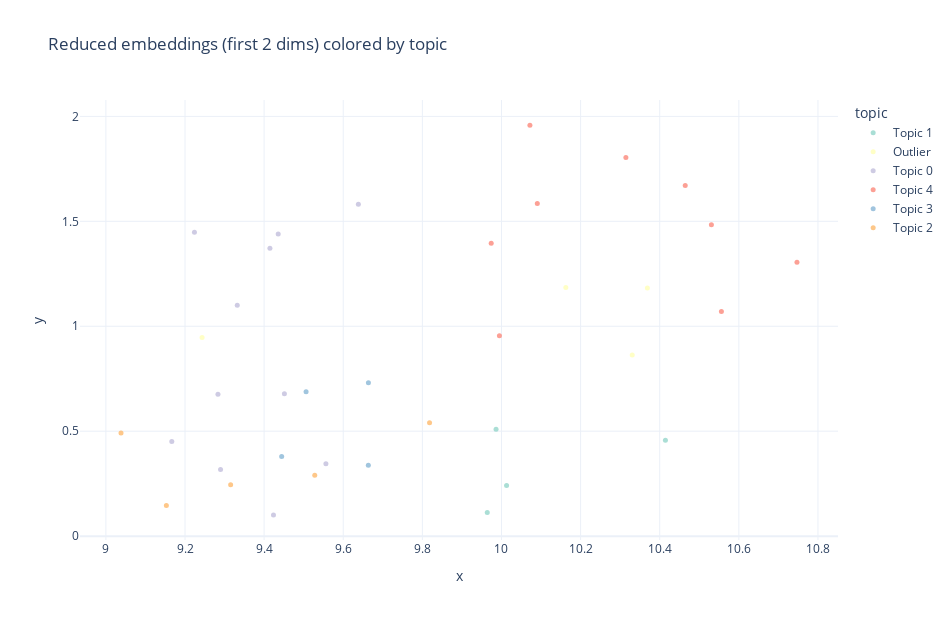
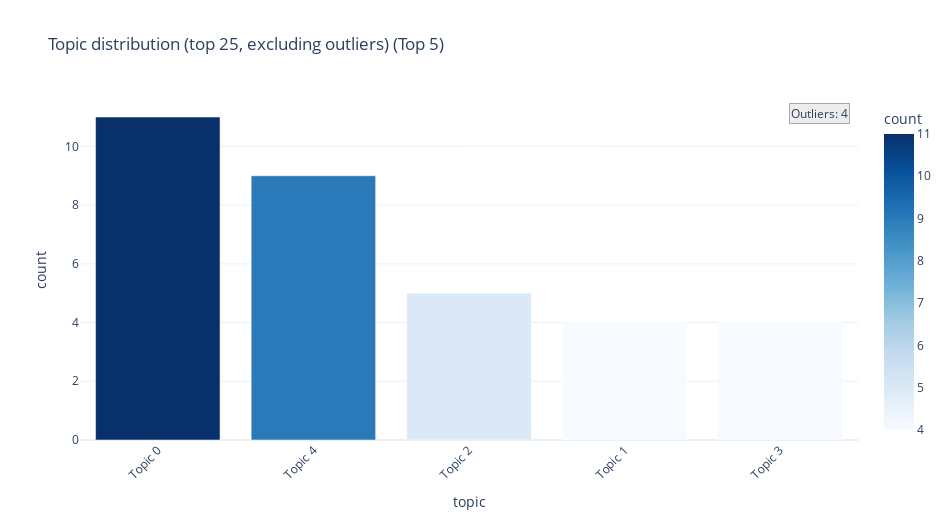
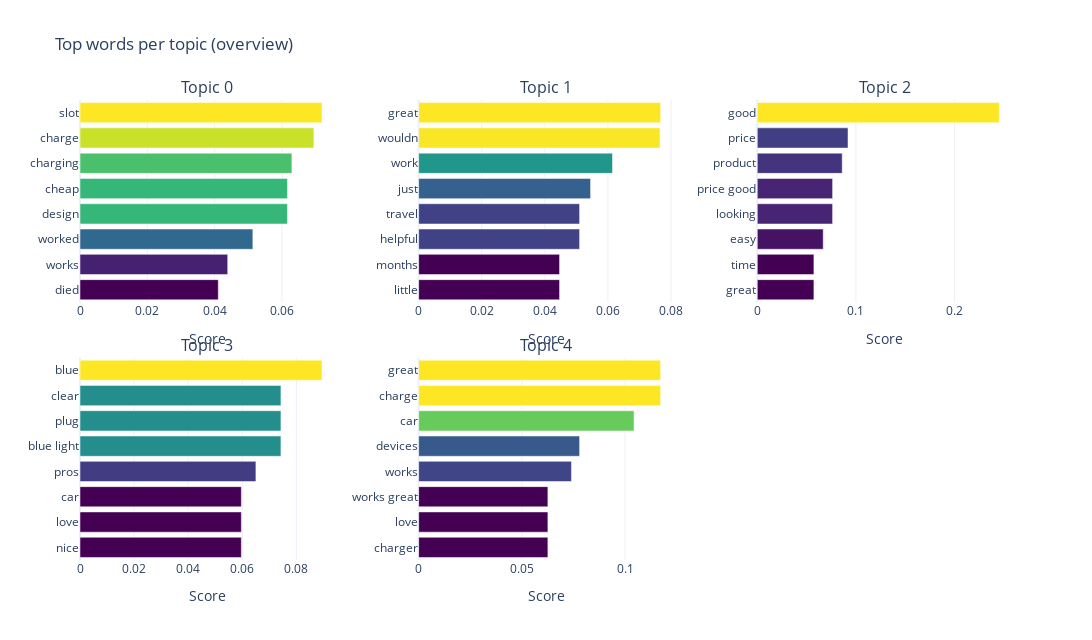
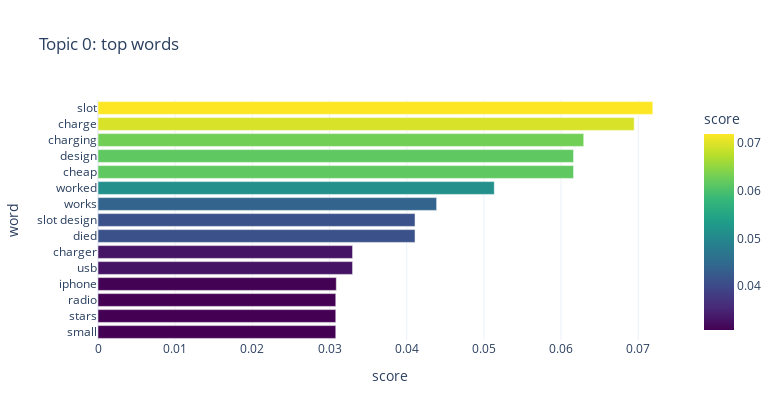

Source (notebook cell) for these figures, in order:
### Code cell
from src.model.visualize import TopicVisualizer

vis = TopicVisualizer(template="plotly_white")

fig_scatter = vis.plot_embeddings_2d(
    embeddings=reduced_embeddings,          # shape (n_docs, >=2)
    labels=clusters_labels,                # shape (n_docs,)
    hover_text=docs,                       # optional: show doc snippets on hover
    title="Reduced embeddings (first 2 dims) colored by topic",
    random_state=config.SEED,
)
fig_scatter.show()


fig_dist = vis.plot_topic_distribution(
    labels=clusters_labels,
    top_n=25,
    title="Topic distribution (top 25, excluding outliers)",
)
fig_dist.show()

fig_grid = vis.plot_topics_words_grid(
    topic_words=topic_words_,
    n_topics=9,
    n_words=8,
    n_cols=3,
    title="Top words per topic (overview)",
)
fig_grid.show()


labels_np = np.asarray(clusters_labels)
unique, counts = np.unique(labels_np[labels_np >= 0], return_counts=True)
top_topic_id = int(unique[np.argmax(counts)]) if len(unique) else 0

fig_topic = vis.plot_topic_words(
    topic_words=topic_words_,
    topic_id=top_topic_id,
    n_words=15,
    title=f"Topic {top_topic_id}: top words",
)
fig_topic.show()

### Figure 1 — Plotly figure (JSON) as saved in the notebook; plotly's stock layout.template omitted (floating-point values rounded to 4 significant figures)
{"data": [{"customdata": [["Surprisingly, this inexpensive version works just as well and just as reliably as the expensive variety. It has been wor..."], ["I bought this a little skeptical. After I tried it I bought two more. It works great and so far it has lasted for about ..."], ["I've bough a munch of different things like this over the years. Most wouldn't stay in the jack, or would give out after..."], ["I have several of these, from various retailers, all the same, each made in some anonymous Chinese factory, all exactly ..."]], "hovertemplate": "topic=Topic 1<br>x=%{x}<br>y=%{y}<br>text=%{customdata[0]}<extra></extra>", "legendgroup": "Topic 1", "marker": {"color": "rgb(141,211,199)", "opacity": 0.75, "size": 5, "symbol": "circle"}, "mode": "markers", "name": "Topic 1", "orientation": "v", "showlegend": true, "type": "scatter", "x": [10.01, 9.964, 10.41, 9.986], "xaxis": "x", "y": [0.2413, 0.1133, 0.4568, 0.5091], "yaxis": "y"}, {"customdata": [["I have tested this against the griffin dual output unit.I checked the charging current.This unit was charging my galaxy ..."], ["just what you need, I am always having to charge my phone and then find I have another item to charge also."], ["I have several chargers. Have more than one vehicle so I keep more than one of these in each. Nothing more frustrating t..."], ["works great and charges ipads, tablets, smartphones as well as bluetooth speakers and headsets. I would recommend it to ..."]], "hovertemplate": "topic=Outlier<br>x=%{x}<br>y=%{y}<br>text=%{customdata[0]}<extra></extra>", "legendgroup": "Outlier", "marker": {"color": "rgb(255,255,179)", "opacity": 0.75, "size": 5, "symbol": "circle"}, "mode": "markers", "name": "Outlier", "orientation": "v", "showlegend": true, "type": "scatter", "x": [9.243, 10.37, 10.33, 10.16], "xaxis": "x", "y": [0.9467, 1.182, 0.8635, 1.185], "yaxis": "y"}, {"customdata": [["It worked great for the first couple of weeks then it just stopped completely.. so basically a small waste of money."], ["does not have the need amps to charge things like ipads, or hp touchpads. but its super small and compact."], ["I am disappointed that the 1A didn't work with my iPad. That's what I get for buying a cheap adapter."], ["This is a nice charger but you can tell it was made cheaply in China. When it is charging the phone, the car radio gets ..."], ["After a week only one side works"], ["Only works one side at a time. When you connect two cables, one side stop working and also overheated burning the fuses...."], ["Didn't last very long. Worked great when it worked but it is a cheap piece of plastic crap so I shouldn't have expected ..."], ["I bought this so that I could use and charge my Tab at the same time. My tab does not recognize the high power port and ..."], ["I bought this to charge my iphone and tablet in the car. works for iphone but not the tablet. I needed a stronger charge..."], ["I could only give this USB car charger 2 stars because although it worked fine for about 3 months, it subsequently died ..."], ["I bought 2 of this and tried to test first ... after few minutes of charging, it felt hot. Pulled it out and the product..."]], "hovertemplate": "topic=Topic 0<br>x=%{x}<br>y=%{y}<br>text=%{customdata[0]}<extra></extra>", "legendgroup": "Topic 0", "marker": {"color": "rgb(190,186,218)", "opacity": 0.75, "size": 5, "symbol": "circle"}, "mode": "markers", "name": "Topic 0", "orientation": "v", "showlegend": true, "type": "scatter", "x": [9.556, 9.415, 9.224, 9.167, 9.451, 9.283, 9.424, 9.436, 9.638, 9.29, 9.332], "xaxis": "x", "y": [0.3446, 1.372, 1.448, 0.4514, 0.678, 0.6767, 0.1014, 1.439, 1.581, 0.3174, 1.1], "yaxis": "y"}, {"customdata": [["I love that it has two ports for my phone and ipod. Who wants to be putting too many things in one socket. Sleek and con..."], ["it works great i like i can charge two thing at the same now i dont have to wait for my to finish charging her phone"], ["Purchased two and we put one in each car. Now we charge our ipad and iohone together. Can also use to power my Galaxy No..."], ["great charger for 2 devices and i haven't had any problems so far 3yrs now"], ["Works great. The blue led light is a nice touch in the car. We charge a Samsung and Iphone using this outlet. Nice low p..."], ["This charger works great and is short, unlike most chargers. It does a great job with charging both my phone and my GPS ..."], ["This portable USB Port car charger is a must have for people on the go. Pair this with an extra or spare cord and you ar..."], ["I love the way it can charge 2 devices at once! Seems to charge quicker without GPS on, with it on, it only holds the ba..."], ["Bought so we could charge to phones at the same time while in the car from the same port. Works."]], "hovertemplate": "topic=Topic 4<br>x=%{x}<br>y=%{y}<br>text=%{customdata[0]}<extra></extra>", "legendgroup": "Topic 4", "marker": {"color": "rgb(251,128,114)", "opacity": 0.75, "size": 5, "symbol": "circle"}, "mode": "markers", "name": "Topic 4", "orientation": "v", "showlegend": true, "type": "scatter", "x": [10.53, 10.31, 10.09, 10.07, 9.995, 10.56, 10.75, 10.46, 9.974], "xaxis": "x", "y": [1.484, 1.805, 1.585, 1.958, 0.9544, 1.07, 1.305, 1.671, 1.395], "yaxis": "y"}, {"customdata": [["They are nothing special for sure, but it's nice that you can tell when it is powered up by the led that glows in it. ab..."], ["This is a terribly awesome product in my Subaru's console. Passengers love it, I love it because it emits a blue glow, b..."], ["Purchased product about many a month ago. Pros: Loved it work just fine!! Cool Blue light feature when you plug it into ..."], ["I use this in my car to charge my phone and my iPod as needed. It works well, but the bright blue light can be annoying ..."]], "hovertemplate": "topic=Topic 3<br>x=%{x}<br>y=%{y}<br>text=%{customdata[0]}<extra></extra>", "legendgroup": "Topic 3", "marker": {"color": "rgb(128,177,211)", "opacity": 0.75, "size": 5, "symbol": "circle"}, "mode": "markers", "name": "Topic 3", "orientation": "v", "showlegend": true, "type": "scatter", "x": [9.506, 9.663, 9.444, 9.664], "xaxis": "x", "y": [0.6881, 0.3378, 0.379, 0.7313], "yaxis": "y"}, {"customdata": [["Yo get exactly what you order in a timely fashion. And the item is just as described. Great buy if you ask me"], ["It came at last, good looking and the price was good and i believe it is worth the time I waited for it to come to me go..."], ["excellent product, works great , have easy handling, and good quality as it is announced. reached as is shown time and i..."], ["I received this product before I expected. It looks pretty good and It works with my Iphone (3GS) and my phone (HTC Evo ..."], ["good product at low price.purchased this looking for a smaller charger and I love Griffin products.Free shipping just to..."]], "hovertemplate": "topic=Topic 2<br>x=%{x}<br>y=%{y}<br>text=%{customdata[0]}<extra></extra>", "legendgroup": "Topic 2", "marker": {"color": "rgb(253,180,98)", "opacity": 0.75, "size": 5, "symbol": "circle"}, "mode": "markers", "name": "Topic 2", "orientation": "v", "showlegend": true, "type": "scatter", "x": [9.818, 9.528, 9.315, 9.153, 9.038], "xaxis": "x", "y": [0.5409, 0.2906, 0.2451, 0.1461, 0.4913], "yaxis": "y"}], "layout": {"height": 620, "legend": {"title": {"text": "topic"}, "tracegroupgap": 0}, "title": {"text": "Reduced embeddings (first 2 dims) colored by topic"}, "width": 950, "xaxis": {"anchor": "y", "domain": [0, 1], "title": {"text": "x"}}, "yaxis": {"anchor": "x", "domain": [0, 1], "title": {"text": "y"}}}}

### Figure 2 — Plotly figure (JSON) as saved in the notebook; plotly's stock layout.template omitted (floating-point values rounded to 4 significant figures)
{"data": [{"hovertemplate": "topic=%{x}<br>count=%{marker.color}<extra></extra>", "legendgroup": "", "marker": {"color": [11, 9, 5, 4, 4], "coloraxis": "coloraxis", "pattern": {"shape": ""}}, "name": "", "orientation": "v", "showlegend": false, "textposition": "auto", "type": "bar", "x": ["Topic 0", "Topic 4", "Topic 2", "Topic 1", "Topic 3"], "xaxis": "x", "y": [11, 9, 5, 4, 4], "yaxis": "y"}], "layout": {"annotations": [{"align": "right", "bgcolor": "rgba(230,230,230,0.7)", "bordercolor": "rgba(120,120,120,0.6)", "borderwidth": 1, "showarrow": false, "text": "Outliers: 4", "x": 0.99, "xref": "paper", "y": 0.99, "yref": "paper"}], "barmode": "relative", "coloraxis": {"colorbar": {"title": {"text": "count"}}, "colorscale": [[0, "rgb(247,251,255)"], [0.125, "rgb(222,235,247)"], [0.25, "rgb(198,219,239)"], [0.375, "rgb(158,202,225)"], [0.5, "rgb(107,174,214)"], [0.625, "rgb(66,146,198)"], [0.75, "rgb(33,113,181)"], [0.875, "rgb(8,81,156)"], [1, "rgb(8,48,107)"]]}, "height": 520, "legend": {"tracegroupgap": 0}, "showlegend": false, "title": {"text": "Topic distribution (top 25, excluding outliers) (Top 5)"}, "width": 950, "xaxis": {"anchor": "y", "domain": [0, 1], "tickangle": -45, "title": {"text": "topic"}}, "yaxis": {"anchor": "x", "domain": [0, 1], "title": {"text": "count"}}}}

### Figure 3 — Plotly figure (JSON) as saved in the notebook; plotly's stock layout.template omitted (floating-point values rounded to 4 significant figures)
{"data": [{"marker": {"color": [0.04108, 0.04388, 0.05135, 0.06162, 0.06162, 0.06294, 0.06948, 0.07189], "colorscale": [[0, "#440154"], [0.1111, "#482878"], [0.2222, "#3e4989"], [0.3333, "#31688e"], [0.4444, "#26828e"], [0.5556, "#1f9e89"], [0.6667, "#35b779"], [0.7778, "#6ece58"], [0.8889, "#b5de2b"], [1, "#fde725"]], "showscale": false}, "orientation": "h", "showlegend": false, "type": "bar", "x": [0.04108, 0.04388, 0.05135, 0.06162, 0.06162, 0.06294, 0.06948, 0.07189], "xaxis": "x", "y": ["died", "works", "worked", "design", "cheap", "charging", "charge", "slot"], "yaxis": "y"}, {"marker": {"color": [0.04467, 0.04467, 0.05102, 0.05102, 0.0545, 0.06145, 0.07653, 0.0767], "colorscale": [[0, "#440154"], [0.1111, "#482878"], [0.2222, "#3e4989"], [0.3333, "#31688e"], [0.4444, "#26828e"], [0.5556, "#1f9e89"], [0.6667, "#35b779"], [0.7778, "#6ece58"], [0.8889, "#b5de2b"], [1, "#fde725"]], "showscale": false}, "orientation": "h", "showlegend": false, "type": "bar", "x": [0.04467, 0.04467, 0.05102, 0.05102, 0.0545, 0.06145, 0.07653, 0.0767], "xaxis": "x2", "y": ["little", "months", "helpful", "travel", "just", "work", "wouldn", "great"], "yaxis": "y2"}, {"marker": {"color": [0.0574, 0.0574, 0.06685, 0.07636, 0.07636, 0.08609, 0.09197, 0.2452], "colorscale": [[0, "#440154"], [0.1111, "#482878"], [0.2222, "#3e4989"], [0.3333, "#31688e"], [0.4444, "#26828e"], [0.5556, "#1f9e89"], [0.6667, "#35b779"], [0.7778, "#6ece58"], [0.8889, "#b5de2b"], [1, "#fde725"]], "showscale": false}, "orientation": "h", "showlegend": false, "type": "bar", "x": [0.0574, 0.0574, 0.06685, 0.07636, 0.07636, 0.08609, 0.09197, 0.2452], "xaxis": "x3", "y": ["great", "time", "easy", "looking", "price good", "product", "price", "good"], "yaxis": "y3"}, {"marker": {"color": [0.05966, 0.05966, 0.05966, 0.06505, 0.07431, 0.07431, 0.07431, 0.0895], "colorscale": [[0, "#440154"], [0.1111, "#482878"], [0.2222, "#3e4989"], [0.3333, "#31688e"], [0.4444, "#26828e"], [0.5556, "#1f9e89"], [0.6667, "#35b779"], [0.7778, "#6ece58"], [0.8889, "#b5de2b"], [1, "#fde725"]], "showscale": false}, "orientation": "h", "showlegend": false, "type": "bar", "x": [0.05966, 0.05966, 0.05966, 0.06505, 0.07431, 0.07431, 0.07431, 0.0895], "xaxis": "x4", "y": ["nice", "love", "car", "pros", "blue light", "plug", "clear", "blue"], "yaxis": "y4"}, {"marker": {"color": [0.06261, 0.06261, 0.06261, 0.07403, 0.07797, 0.1043, 0.1172, 0.1172], "colorscale": [[0, "#440154"], [0.1111, "#482878"], [0.2222, "#3e4989"], [0.3333, "#31688e"], [0.4444, "#26828e"], [0.5556, "#1f9e89"], [0.6667, "#35b779"], [0.7778, "#6ece58"], [0.8889, "#b5de2b"], [1, "#fde725"]], "showscale": false}, "orientation": "h", "showlegend": false, "type": "bar", "x": [0.06261, 0.06261, 0.06261, 0.07403, 0.07797, 0.1043, 0.1172, 0.1172], "xaxis": "x5", "y": ["charger", "love", "works great", "works", "devices", "car", "charge", "great"], "yaxis": "y5"}], "layout": {"annotations": [{"font": {"size": 16}, "showarrow": false, "text": "Topic 0", "x": 0.1367, "xanchor": "center", "xref": "paper", "y": 1, "yanchor": "bottom", "yref": "paper"}, {"font": {"size": 16}, "showarrow": false, "text": "Topic 1", "x": 0.5, "xanchor": "center", "xref": "paper", "y": 1, "yanchor": "bottom", "yref": "paper"}, {"font": {"size": 16}, "showarrow": false, "text": "Topic 2", "x": 0.8633, "xanchor": "center", "xref": "paper", "y": 1, "yanchor": "bottom", "yref": "paper"}, {"font": {"size": 16}, "showarrow": false, "text": "Topic 3", "x": 0.1367, "xanchor": "center", "xref": "paper", "y": 0.44, "yanchor": "bottom", "yref": "paper"}, {"font": {"size": 16}, "showarrow": false, "text": "Topic 4", "x": 0.5, "xanchor": "center", "xref": "paper", "y": 0.44, "yanchor": "bottom", "yref": "paper"}], "height": 640, "title": {"text": "Top words per topic (overview)"}, "width": 1100, "xaxis": {"anchor": "y", "domain": [0, 0.2733], "title": {"text": "Score"}}, "xaxis2": {"anchor": "y2", "domain": [0.3633, 0.6367], "title": {"text": "Score"}}, "xaxis3": {"anchor": "y3", "domain": [0.7267, 1], "title": {"text": "Score"}}, "xaxis4": {"anchor": "y4", "domain": [0, 0.2733], "title": {"text": "Score"}}, "xaxis5": {"anchor": "y5", "domain": [0.3633, 0.6367], "title": {"text": "Score"}}, "xaxis6": {"anchor": "y6", "domain": [0.7267, 1]}, "yaxis": {"anchor": "x", "domain": [0.56, 1]}, "yaxis2": {"anchor": "x2", "domain": [0.56, 1]}, "yaxis3": {"anchor": "x3", "domain": [0.56, 1]}, "yaxis4": {"anchor": "x4", "domain": [0, 0.44]}, "yaxis5": {"anchor": "x5", "domain": [0, 0.44]}, "yaxis6": {"anchor": "x6", "domain": [0, 0.44]}}}

### Figure 4 — Plotly figure (JSON) as saved in the notebook; plotly's stock layout.template omitted (floating-point values rounded to 4 significant figures)
{"data": [{"hovertemplate": "score=%{marker.color}<br>word=%{y}<extra></extra>", "legendgroup": "", "marker": {"color": [0.03081, 0.03081, 0.03081, 0.03088, 0.03299, 0.03299, 0.04108, 0.04108, 0.04388, 0.05135, 0.06162, 0.06162, 0.06294, 0.06948, 0.07189], "coloraxis": "coloraxis", "pattern": {"shape": ""}}, "name": "", "orientation": "h", "showlegend": false, "textposition": "auto", "type": "bar", "x": [0.03081, 0.03081, 0.03081, 0.03088, 0.03299, 0.03299, 0.04108, 0.04108, 0.04388, 0.05135, 0.06162, 0.06162, 0.06294, 0.06948, 0.07189], "xaxis": "x", "y": ["small", "stars", "radio", "iphone", "usb", "charger", "died", "slot design", "works", "worked", "cheap", "design", "charging", "charge", "slot"], "yaxis": "y"}], "layout": {"barmode": "relative", "coloraxis": {"colorbar": {"title": {"text": "score"}}, "colorscale": [[0, "#440154"], [0.1111, "#482878"], [0.2222, "#3e4989"], [0.3333, "#31688e"], [0.4444, "#26828e"], [0.5556, "#1f9e89"], [0.6667, "#35b779"], [0.7778, "#6ece58"], [0.8889, "#b5de2b"], [1, "#fde725"]]}, "height": 420, "legend": {"tracegroupgap": 0}, "showlegend": false, "title": {"text": "Topic 0: top words"}, "width": 780, "xaxis": {"anchor": "y", "domain": [0, 1], "title": {"text": "score"}}, "yaxis": {"anchor": "x", "domain": [0, 1], "title": {"text": "word"}}}}
